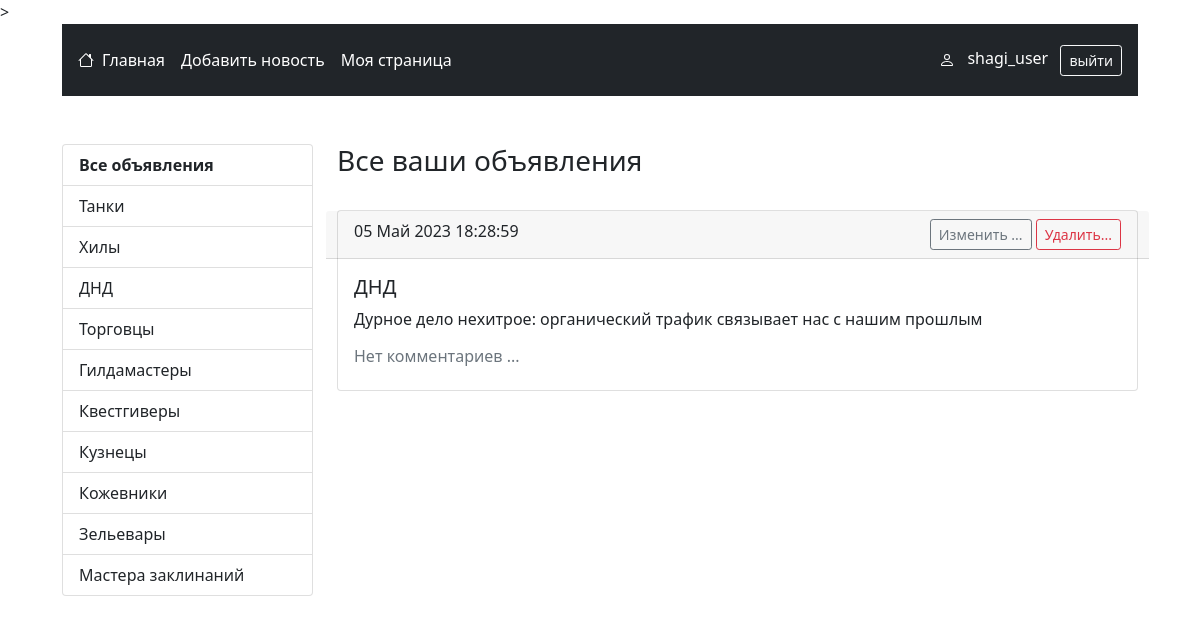
The page /user-page/ (signed in) on the database its author committed.
### advert/models.py (models this page shows, shortened)
class Advert(models.Model):
    category = models.CharField(choices=CATEGORY_CHOICES, max_length=50,
                                null=False, blank=False, verbose_name='Категория')
    title = models.CharField(max_length=255, null=False, blank=False,
                             verbose_name='Заголовок объявления')
    text = tinymce_models.HTMLField(max_length=4000, null=False, blank=False,
                                    verbose_name='Текст объявления')
    created_at = models.DateTimeField(auto_now_add=True,
                                      verbose_name='Время создания объявления')
    author = models.ForeignKey(User, on_delete=models.CASCADE, null=False,
                               blank=False, verbose_name='Автор объявления')
    class Meta:
        verbose_name = "Объявление"
        verbose_name_plural = "Объявления"
        ordering = ['-created_at']

### advert/views.py (the view)
# urls.py: path('user-page/', UserPage.as_view(), name = 'user_page'),
class UserPage(LoginRequiredMixin, ListView):
    model = Advert
    context_object_name = 'adverts'
    extra_context = {'title': 'Моя страница'}
    template_name = 'advert/user_page.html'
    def get_context_data(self, **kwargs):
        context = super().get_context_data(**kwargs)
        context['categories'] = CATEGORY_CHOICES
        if 'category_id' in self.kwargs:
            context['current_category_title'] = CATEGORY_CHOICES[self.kwargs['category_id']][1]
            context['current_category_key'] = CATEGORY_CHOICES[self.kwargs['category_id']][0]
        return (context)
    def get_queryset(self):
        adverts = Advert.objects.filter(author=self.request.user)
        if 'category_id' in self.kwargs:
            adverts = adverts.filter(category=CATEGORY_CHOICES[self.kwargs['category_id']][0])
        return adverts

### advert/templates/advert/user_page.html (shortened to what this page needs)
{% extends 'layout.html' %}
{% load static %}
{% block content %}
    <main class="row my-5">
        <div class="col-lg-3 mb-3">
            <ul class="list-group">
                <a href="{% url 'user_page' %}" class="list-group-item list-group-item-action" aria-current="true">
                    <strong>Все объявления</strong>
                </a>
                {% for key,title in categories %}
                    <a href="{% url 'user_page_category' forloop.counter0 %}" class="list-group-item list-group-item-action" aria-current="true">
                        {{ title }}
                    </a>
                {% endfor %}
            </ul>
        </div>
        <div class='col-lg-9'>
            <div class='row justify-content-between align-items-center mb-4'>
                <h3 class="col-auto">
                    {% if current_category_title %}
                        {{ current_category_title }}
                    {% else %}
                        Все ваши объявления
                    {% endif %}
                </h3>
            </div>
            {% for advert in adverts %}
                <div class="card mb-2">
                    <div class="card-header row justify-content-center justify-content-sm-between">
                        <div class='col-auto'>{{ advert.created_at|date:'d F Y H:i:s' }}</div>
                        <div class='col-sm-auto text-center'>
                            <a href="{% url 'update_advert' advert.pk %}" class="btn btn-outline-secondary btn-sm">Изменить ...</a>
                            <a href="{% url 'delete_advert' advert.pk %}" class="btn btn-outline-danger btn-sm">Удалить...</a>
                        </div>
                    </div>
                    <div class="card-body">
                        <h5 class="card-title">{{ advert.get_category_display }}</h5>
                        <p class="card-text">{{ advert.title }}</p>
                        {% if advert.comment_set.all.count %}
                            <button class="btn btn-outline-primary btn-sm" type="button" data-bs-toggle="collapse" data-bs-target="#collapseComments-{{ advert.pk }}" aria-expanded="false" aria-controls="collapseComments-{{ advert.pk }}">
                                Показать/скрыть комментарии
                            </button>
                            <div class="collapse" id="collapseComments-{{ advert.pk }}">
                                <div id='comments' class='row mx-3 mt-4'>
                                    {% for comment in advert.comment_set.all %}
                                        <div id='comment_div_{{ comment.pk }}' class='mb-3'>
                                            <strong class='text-muted'> {{ comment.created_at|date:'d F Y H:i:s' }}  {{ comment.author }}</strong>
                                            <div> {{ comment.text }} </div>
                                            {% if advert.author == request.user %}
                                                {% if comment.accepted %}
                                                    <div class='text-success'>
                                                        <svg xmlns="http://www.w3.org/2000/svg" width="16" height="16" fill="currentColor" class="bi bi-check" viewBox="0 0 16 16">
                                                            <path d="M10.97 4.97a.75.75 0 0 1 1.07 1.05l-3.99 4.99a.75.75 0 0 1-1.08.02L4.324 8.384a.75.75 0 1 1 1.06-1.06l2.094 2.093 3.473-4.425a.267.267 0 0 1 .02-.022z"/>
                                                        </svg>
                                                        принят
                                                    </div>
                                                {% else %}
                                                    <div id='advert_author_buttons_{{ comment.pk }}'>
                                                        <button class='btn-accept btn btn-sm' comment-pk='{{ comment.pk }}'data-url='{% url "comment_accept"  %}' token='{{ csrf_token }}'>
                                                            <svg xmlns="http://www.w3.org/2000/svg" width="16" height="16" fill="currentColor" class="bi bi-check" viewBox="0 0 16 16">
                                                                <path d="M10.97 4.97a.75.75 0 0 1 1.07 1.05l-3.99 4.99a.75.75 0 0 1-1.08.02L4.324 8.384a.75.75 0 1 1 1.06-1.06l2.094 2.093 3.473-4.425a.267.267 0 0 1 .02-.022z"/>
                                                            </svg>
                                                            Принять
                                                        </button>
                                                        <button class='btn-delete btn btn-sm' comment-pk='{{ comment.pk }}'data-url='{% url "comment_delete"  %}' token='{{ csrf_token }}'>
                                                            <svg xmlns="http://www.w3.org/2000/svg" width="16" height="16" fill="currentColor" class="bi bi-x" viewBox="0 0 16 16">
                                                                <path d="M4.646 4.646a.5.5 0 0 1 .708 0L8 7.293l2.646-2.647a.5.5 0 0 1 .708.708L8.707 8l2.647 2.646a.5.5 0 0 1-.708.708L8 8.707l-2.646 2.647a.5.5 0 0 1-.708-.708L7.293 8 4.646 5.354a.5.5 0 0 1 0-.708z"/>
                                                            </svg>
                                                            Отклонить
                                                        </button>
                                                    </div>
                                                    <div id='advert_comment_success_{{ comment.pk }}' class='text-success' style='display:none'>
                                                        <svg xmlns="http://www.w3.org/2000/svg" width="16" height="16" fill="currentColor" class="bi bi-check" viewBox="0 0 16 16">
                                                            <path d="M10.97 4.97a.75.75 0 0 1 1.07 1.05l-3.99 4.99a.75.75 0 0 1-1.08.02L4.324 8.384a.75.75 0 1 1 1.06-1.06l2.094 2.093 3.473-4.425a.267.267 0 0 1 .02-.022z"/>
                                                        </svg>
                                                        принят
                                                    </div>
                                                {% endif %}
                                            {% endif %}
                                        </div>
                                    {% endfor %}
                                </div>
                            </div>
                        {% else %}
                            <h6 class='text-muted'>Нет комментариев ...</h6>
                        {% endif %}
                    </div>
                </div>
            {% empty %}
                <h4 class='my-5 text-center text-muted'>У вас пока нет объявлений ...</h4>
            {% endfor %}
        </div>
    </main>
{% endblock content %}

### templates/layout.html (shortened to what this page needs)
<!doctype html>
<html lang="ru">
  <head>
    <link href="https://cdn.jsdelivr.net/npm/bootstrap@5.0.2/dist/css/bootstrap.min.css" rel="stylesheet">>
  </head>
  <body>
    <main class="container col-11">
        <nav class="navbar sticky-top p-3 bg-dark text-white">
          <div class="col col-lg-auto d-flex flex-wrap align-items-center justify-content-center justify-content-lg-start">
            <a href="/" class="d-flex align-items-center mb-2 mb-lg-0 text-white text-decoration-none">
            </a>
            <ul class="nav col-lg-auto me-lg-auto mb-2 justify-content-center mb-md-0">
              <li><a href="/" class="nav-link px-2 text-white">Главная</a></li>
              {% if request.user.is_authenticated %}
                <li><a href="{% url 'create_adver' %}" class="nav-link px-2 text-white">Добавить новость</a></li>
                <li><a href="{% url 'user_page' %}" class="nav-link px-2 text-white">Моя страница</a></li>
              {% endif %}
            </ul>
          </div>
          <div class='col-12 col-lg-auto text-center'>
            {% if request.user.is_authenticated %}
              <div>
                <span class='mx-2'>{{ request.user.username }}</span>
                <a href="/accounts/logout/" role="button" class="btn btn-outline-light btn-sm">выйти</a>
              </div>
            {% else %}
              <div class="col">
                <a href="/accounts/login/" role="button" class="btn btn-outline-light btn-sm mx-2">войти</a>
              </div>
            {% endif %}
          </div>
        </nav>
        {% block content %}
        {% endblock content %}
    </main>
  </body>
</html>

### rows shown on the page
Advert: created_at "05 Май 2023 18:28:59", category "ДНД", title "Дурное дело нехитрое: органический трафик связывает нас с нашим прошлым", shows "Нет комментариев ..."

### other values the page prints
{{ request.user.username }} "shagi_user"
{{ title }} "Танки" "Хилы" "ДНД" "Торговцы" "Гилдамастеры" "Квестгиверы" "Кузнецы" "Кожевники" "Зельевары" "Мастера заклинаний"
